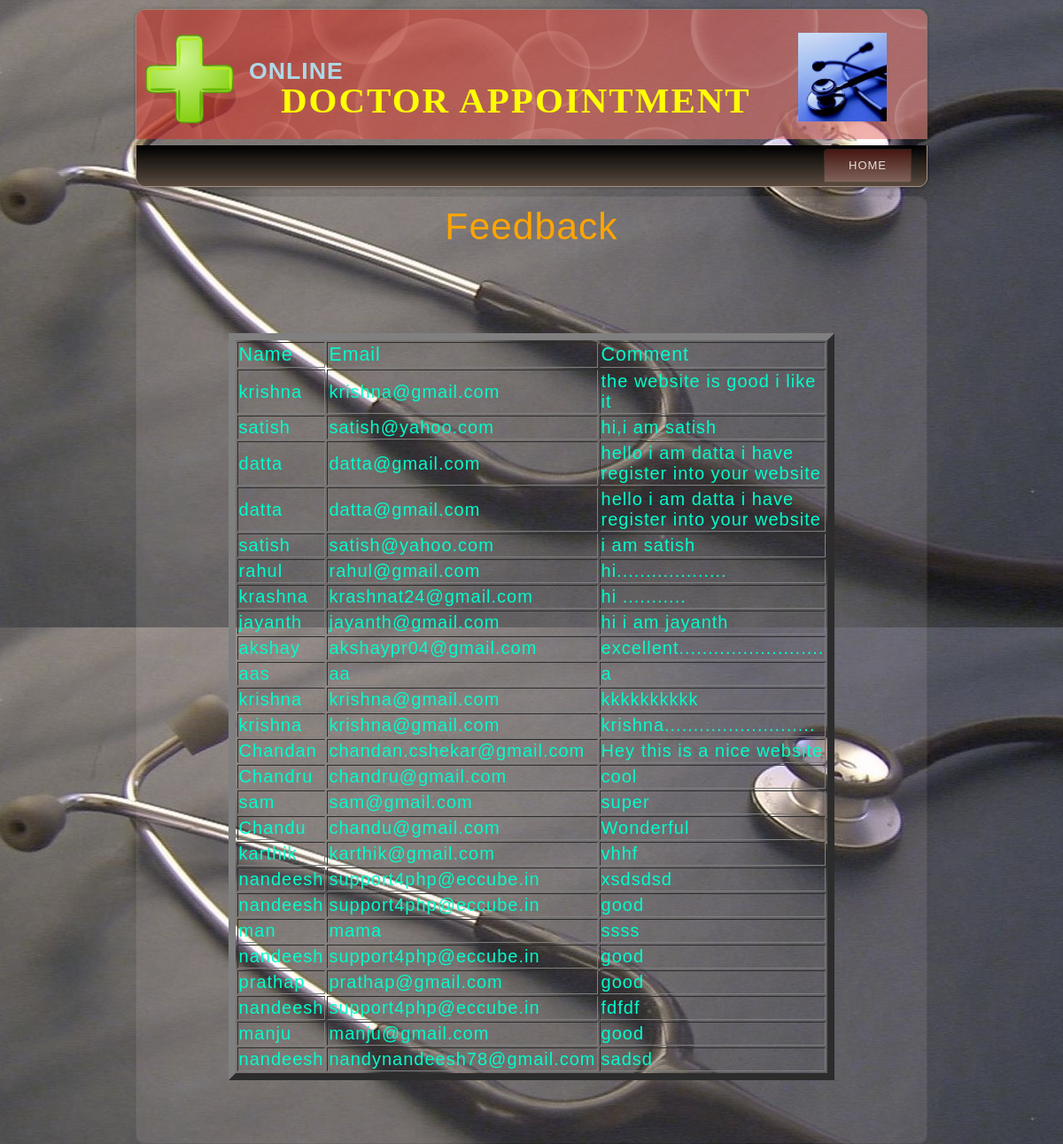
/admin_module/feedbackgrid.php, run on the app's committed database.
### tables this page shows
CREATE TABLE IF NOT EXISTS `feedback_tab` (
  `name` varchar(20) NOT NULL,
  `email` varchar(30) NOT NULL,
  `comment` varchar(50) NOT NULL
);

### admin_module/feedbackgrid.php (the view, shortened to what this page needs)
<html>
<head>
<link rel="stylesheet" href="style.css" type="text/css"/>
</head>
<body>
<div id="art-main">
<div class="art-header">
 <div class="art-header-position">
  <div class="art-header-wrapper">
    <div class="art-header-inner">
     <div class="art-logo">
	  <table><tr>
	   <td><img src="images/img7.png" width="100" height="100"/></td>
       <td> <h2 style="position:absolute;left:90pt;top:7pt;color:lightblue;font-size:20pt;" align="left">ONLINE</h2><BR><BR><BR>
	   <h1 class="art-logo-name" ><a href="#" style="color:red;">&nbsp;&nbsp;&nbsp;&nbsp;Doctor Appointment</a></h1>
          </td>
	   <td>&nbsp;&nbsp;&nbsp;&nbsp;&nbsp;&nbsp;&nbsp;&nbsp;&nbsp;&nbsp;<img src="images/img1.jpg" width="100" height="100"/></td></tr>
	  </table>
     </div>
    </div>
  </div>
 </div>
</div>
<div class="art-bar art-nav">
 <div class="art-nav-outer">
  <div class="art-nav-wrapper">
   <div class="art-nav-inner">
    <ul class="art-hmenu">
	 <li><a href="admin.php?con=2" class="active">home</a></li>
	</ul>
   </div>
  </div>
 </div>
</div>
<div class="art-box art-sheet">
 <div class="art-box-body art-sheet-body">
  <div class="art-layout-wrapper">
   <div class="art-content-layout">
    <div class="art-content-layout-row">
     <div class="art-layout-cell art-sidebar1">
<div align="center" style="Font-Size:32pt;Color:orange;">Feedback</div>
<br><br><br><br><br><br>
 <?php
 include "connect.php";
 $query="select * from feedback_tab";
 $sql_query=mysqli_query($conn,$query);
 ?>
 <table align="center" border="8" width="200" style="font-size:15pt">
 <tr><td><div style='Font-Size:16pt;'>Name</div></td>
 <td><div style='Font-Size:16pt;'>Email</div></td>
 <td><div style='Font-Size:16pt;'>Comment</div></td></td></tr>
 <?php while($row=mysqli_fetch_array($sql_query))
 {
 ?>
 <tr><td><?php echo $row["name"] ?></td>
 <td><?php echo $row["email"] ?></td>
 <td><?php echo $row["comment"]; }?></td></tr> </table>
 <br><br><br><br>
      </div>
     </div>
    </div>
   </div>
  </div>
 </div>
</div>
</body>
</html>

### data on the page
feedback_tab: name "krishna", email "krishna@gmail.com", comment "the website is good i like it"
feedback_tab: name "satish", email "satish@yahoo.com", comment "hi,i am satish"
feedback_tab: name "datta", email "datta@gmail.com", comment "hello i am datta i have register into your website"
feedback_tab: name "datta", email "datta@gmail.com", comment "hello i am datta i have register into your website"
feedback_tab: name "satish", email "satish@yahoo.com", comment "i am satish"
feedback_tab: name "rahul", email "rahul@gmail.com", comment "hi..................."
feedback_tab: name "krashna", email "krashnat24@gmail.com", comment "hi ..........."
feedback_tab: name "jayanth", email "jayanth@gmail.com", comment "hi i am jayanth"
feedback_tab: name "akshay", email "akshaypr04@gmail.com", comment "excellent........................."
feedback_tab: name "aas", email "aa", comment "a"
feedback_tab: name "krishna", email "krishna@gmail.com", comment "kkkkkkkkkk"
feedback_tab: name "krishna", email "krishna@gmail.com", comment "krishna.........................."
feedback_tab: name "Chandan", email "chandan.cshekar@gmail.com", comment "Hey this is a nice website"
feedback_tab: name "Chandru", email "chandru@gmail.com", comment "cool"
feedback_tab: name "sam", email "sam@gmail.com", comment "super"
feedback_tab: name "Chandu", email "chandu@gmail.com", comment "Wonderful"
feedback_tab: name "karthik", email "karthik@gmail.com", comment "vhhf"
feedback_tab: name "nandeesh", email "support4php@eccube.in", comment "xsdsdsd"
feedback_tab: name "nandeesh", email "support4php@eccube.in", comment "good"
feedback_tab: name "man", email "mama", comment "ssss"
feedback_tab: name "nandeesh", email "support4php@eccube.in", comment "good"
feedback_tab: name "prathap", email "prathap@gmail.com", comment "good"
feedback_tab: name "nandeesh", email "support4php@eccube.in", comment "fdfdf"
feedback_tab: name "manju", email "manju@gmail.com", comment "good"
feedback_tab: name "nandeesh", email "nandynandeesh78@gmail.com", comment "sadsd"
